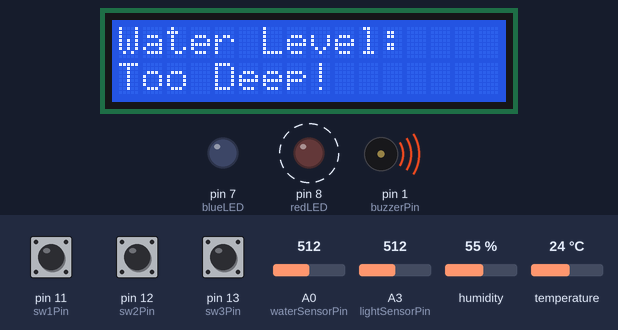
Simulated run of this sketch. Board: Arduino Uno, built with avr-gcc and run on an emulated ATmega328P. Parts: 16×2 character LCD, output pins drawn as LEDs (lit = HIGH), buzzer (waves = sounding, pin HIGH). Dashed ring = blinking. Inputs (shaded band) come from the test bench; at power-on: A0 (waterSensorPin) = 512, pin 12 (sw2Pin) HIGH, A3 (lightSensorPin) = 512, pin 13 (sw3Pin) HIGH, pin 11 (sw1Pin) HIGH, humidity 55 %, temperature 24 °C.

Above: at 2.3 s.
2.4 s: A0 (waterSensorPin) set to 310
3.9 s: A0 (waterSensorPin) set to 291
At 4.2 s:
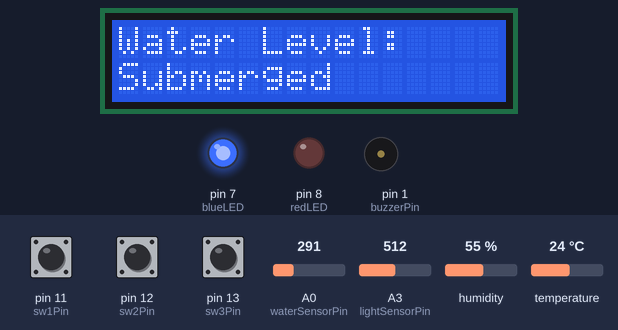
5.4 s: pin 12 (sw2Pin) pulled LOW for 0.15 s
At 6.2 s:
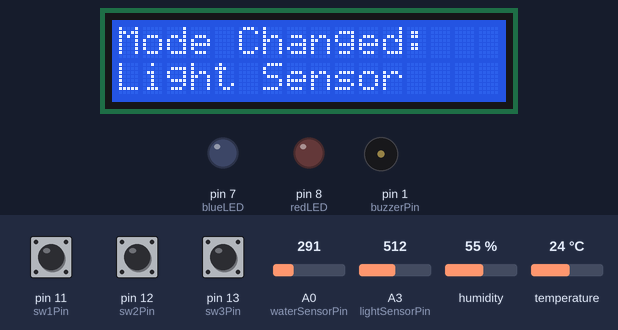
At 7.1 s:
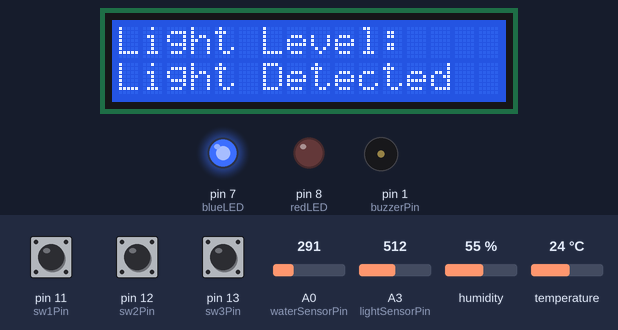
7.9 s: A3 (lightSensorPin) set to 842
9.4 s: A3 (lightSensorPin) set to 860
10.9 s: pin 13 (sw3Pin) pulled LOW for 0.15 s
At 12.7 s:
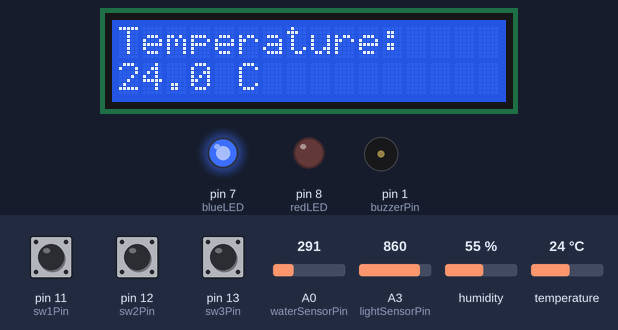
Timing chart, 0 to 14.2 s (numbered marks = the images above; inputs shaded):
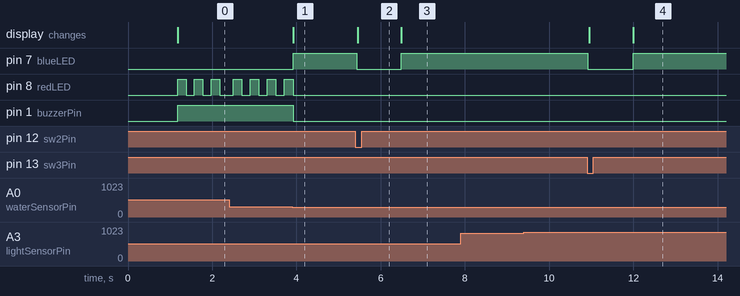

Measured:
- the behaviour switches between 300 and 299 on A0 (waterSensorPin) (found by bisection; images 0 and 1)
- after the input at 3.9 s, pin 7 (blueLED): LOW → HIGH at once; pin 8 (redLED): goes on until 3.9 s, then stays LOW; pin 1 (buzzerPin): HIGH → LOW at once; the display: changes at once (image 1)
- after the input at 5.4 s, pin 7 (blueLED): HIGH → LOW at once, → HIGH 1.1 s later; the display: changes after 0.06 s (image 2)
- after the input at 7.9 s, every drawn part: stays the same
- after the input at 9.4 s, every drawn part: stays the same
- after the input at 10.9 s, pin 7 (blueLED): HIGH → LOW at once, → HIGH 1.1 s later; the display: first changes after 0.05 s (image 4 shows a later state)
- by itself, pin 8 (redLED): alternates HIGH for 0.20 s and LOW for 0.20 s

The sketch:

Tri-State_Environ-Monitor.ino
```cpp
#include <Wire.h>
#include <LiquidCrystal_I2C.h>
#include <SimpleDHT.h>

// LCD Setup
LiquidCrystal_I2C lcd(0x27, 16, 2);

// DHT Sensor Setup
#define DHTPIN 5
SimpleDHT11 dht11(DHTPIN);  // Use SimpleDHT22 if you have DHT22

// Pin definitions
int waterSensorPin = A0;
int lightSensorPin = A3;
int buzzerPin = 1;
int blueLED = 7;
int redLED = 8;
int sw1Pin = 11;  // Water Level Mode
int sw2Pin = 12;  // Light Sensitivity Mode
int sw3Pin = 13;  // Temperature Mode

// Water level thresholds
int NO_WATER = 10;
int SHALLOW = 40;
int SUBMERGED = 300;

// Light level thresholds (adjust based on your photoresistor)
int NO_LIGHT = 300;      // Below this = no light
int GOOD_LIGHT = 850;    // Below this = good light
// Above GOOD_LIGHT = too bright

// Temperature threshold
float HOT_TEMP = 30.0;   // Temperature threshold in Celsius

// State variables
int currentMode = 1;     // 1 = Water, 2 = Light, 3 = Temperature
int waterHistoryValue = 0;
int lightHistoryValue = 0;
float tempHistoryValue = 0;

unsigned long previousMillis = 0;
unsigned long previousTempReadMillis = 0;
bool redLEDState = false;

// Button debouncing
unsigned long lastDebounceTime1 = 0;
unsigned long lastDebounceTime2 = 0;
unsigned long lastDebounceTime3 = 0;
unsigned long debounceDelay = 200;
int lastButtonState1 = HIGH;
int lastButtonState2 = HIGH;
int lastButtonState3 = HIGH;

void setup()
{
  lcd.init();
  lcd.init();
  lcd.backlight();

  // Setup pins
  pinMode(buzzerPin, OUTPUT);
  pinMode(blueLED, OUTPUT);
  pinMode(redLED, OUTPUT);
  pinMode(sw1Pin, INPUT_PULLUP);
  pinMode(sw2Pin, INPUT_PULLUP);
  pinMode(sw3Pin, INPUT_PULLUP);

  // Turn everything off initially
  digitalWrite(buzzerPin, LOW);
  digitalWrite(blueLED, LOW);
  digitalWrite(redLED, LOW);

  // Display initial mode
  displayModeChange(1);
}

void loop()
{
  unsigned long currentMillis = millis();

  // Check button presses
  checkButtons(currentMillis);

  // Execute current mode
  switch(currentMode) {
    case 1:
      waterLevelMode(currentMillis);
      break;
    case 2:
      lightSensitivityMode(currentMillis);
      break;
    case 3:
      temperatureMode(currentMillis);
      break;
  }

  delay(100);
}

void checkButtons(unsigned long currentMillis) {
  int reading1 = digitalRead(sw1Pin);
  int reading2 = digitalRead(sw2Pin);
  int reading3 = digitalRead(sw3Pin);

  // Check Sw1 (Water Level Mode)
  if(reading1 == LOW && lastButtonState1 == HIGH &&
     (currentMillis - lastDebounceTime1) > debounceDelay) {
    lastDebounceTime1 = currentMillis;
    if(currentMode != 1) {
      currentMode = 1;
      resetOutputs();
      displayModeChange(1);
    }
  }
  lastButtonState1 = reading1;

  // Check Sw2 (Light Sensitivity Mode)
  if(reading2 == LOW && lastButtonState2 == HIGH &&
     (currentMillis - lastDebounceTime2) > debounceDelay) {
    lastDebounceTime2 = currentMillis;
    if(currentMode != 2) {
      currentMode = 2;
      resetOutputs();
      displayModeChange(2);
    }
  }
  lastButtonState2 = reading2;

  // Check Sw3 (Temperature Mode)
  if(reading3 == LOW && lastButtonState3 == HIGH &&
     (currentMillis - lastDebounceTime3) > debounceDelay) {
    lastDebounceTime3 = currentMillis;
    if(currentMode != 3) {
      currentMode = 3;
      resetOutputs();
      displayModeChange(3);
    }
  }
  lastButtonState3 = reading3;
}

void displayModeChange(int mode) {
  lcd.clear();
  lcd.setCursor(0, 0);
  lcd.print("Mode Changed:");
  lcd.setCursor(0, 1);

  switch(mode) {
    case 1:
      lcd.print("Water Level");
      break;
    case 2:
      lcd.print("Light Sensor");
      break;
    case 3:
      lcd.print("Temperature");
      break;
  }
  delay(1000);
}

void resetOutputs() {
  digitalWrite(buzzerPin, LOW);
  digitalWrite(blueLED, LOW);
  digitalWrite(redLED, LOW);
  redLEDState = false;

  // Reset history values to force LCD update on mode entry
  waterHistoryValue = -999;
  lightHistoryValue = -999;
  tempHistoryValue = -999;

  // Reset timing
  previousMillis = 0;
  previousTempReadMillis = 0;
}

void waterLevelMode(unsigned long currentMillis) {
  int value = analogRead(waterSensorPin);

  // Update LCD and actuators when value changes significantly
  if(((waterHistoryValue >= value) && ((waterHistoryValue - value) > 10)) ||
     ((waterHistoryValue < value) && ((value - waterHistoryValue) > 10)))
  {
    waterHistoryValue = value;

    lcd.clear();
    lcd.setCursor(0, 0);
    lcd.print("Water Level:");
    lcd.setCursor(0, 1);

    if(value < NO_WATER) {
      lcd.print("No Water");
      digitalWrite(blueLED, LOW);
      digitalWrite(buzzerPin, LOW);
    }
    else if(value < SHALLOW) {
      lcd.print("Shallow Water");
      digitalWrite(blueLED, HIGH);
      digitalWrite(buzzerPin, LOW);
    }
    else if(value < SUBMERGED) {
      lcd.print("Submerged");
      digitalWrite(blueLED, HIGH);
      digitalWrite(buzzerPin, LOW);
    }
    else {
      lcd.print("Too Deep!");
      digitalWrite(blueLED, LOW);
      digitalWrite(buzzerPin, HIGH);
    }
  }

  // Handle red LED flashing for "Too Deep"
  if(waterHistoryValue >= SUBMERGED) {
    if(currentMillis - previousMillis >= 200) {
      previousMillis = currentMillis;
      redLEDState = !redLEDState;
      digitalWrite(redLED, redLEDState);
    }
  }
  else {
    digitalWrite(redLED, LOW);
    redLEDState = false;
  }
}

void lightSensitivityMode(unsigned long currentMillis) {
  int value = analogRead(lightSensorPin);

  // Update when value changes significantly
  if(((lightHistoryValue >= value) && ((lightHistoryValue - value) > 20)) ||
     ((lightHistoryValue < value) && ((value - lightHistoryValue) > 20)))
  {
    lightHistoryValue = value;

    lcd.clear();
    lcd.setCursor(0, 0);
    lcd.print("Light Level:");
    lcd.setCursor(0, 1);

    if(value < NO_LIGHT) {
      lcd.print("No Light");
      digitalWrite(blueLED, LOW);
      digitalWrite(redLED, LOW);
      digitalWrite(buzzerPin, LOW);
    }
    else if(value < GOOD_LIGHT) {
      lcd.print("Light Detected");
      digitalWrite(blueLED, HIGH);
      digitalWrite(redLED, LOW);
      digitalWrite(buzzerPin, LOW);
    }
    else {
      lcd.print("Too Bright!");
      digitalWrite(blueLED, LOW);
      digitalWrite(buzzerPin, HIGH);
    }
  }

  // Handle red LED rapid flashing for "Too Bright"
  if(lightHistoryValue >= GOOD_LIGHT) {
    if(currentMillis - previousMillis >= 100) {  // Rapid flashing (100ms)
      previousMillis = currentMillis;
      redLEDState = !redLEDState;
      digitalWrite(redLED, redLEDState);
    }
  }
  else {
    digitalWrite(redLED, LOW);
    redLEDState = false;
  }
}

void temperatureMode(unsigned long currentMillis) {
  // Read temperature every 2 seconds (DHT sensors are slow)
  if(currentMillis - previousTempReadMillis >= 2000) {
    previousTempReadMillis = currentMillis;

    byte temperature = 0;
    byte humidity = 0;

    // Read from DHT11 sensor
    int err = dht11.read(&temperature, &humidity, NULL);

    if(err == SimpleDHTErrSuccess) {
      float temp = (float)temperature;

      // Always update LCD and LEDs in temperature mode
      tempHistoryValue = temp;

      lcd.clear();
      lcd.setCursor(0, 0);
      lcd.print("Temperature:");
      lcd.setCursor(0, 1);
      lcd.print(temp, 1);
      lcd.print(" C");

      if(temp >= HOT_TEMP) {
        // Too hot - red LED and buzzer
        digitalWrite(blueLED, LOW);
        digitalWrite(redLED, HIGH);
        digitalWrite(buzzerPin, HIGH);
      }
      else {
        // Normal temperature - blue LED
        digitalWrite(blueLED, HIGH);
        digitalWrite(redLED, LOW);
        digitalWrite(buzzerPin, LOW);
      }
    }
    else {
      lcd.clear();
      lcd.setCursor(0, 0);
      lcd.print("Temp Sensor");
      lcd.setCursor(0, 1);
      lcd.print("Error!");
    }
  }
}
```
